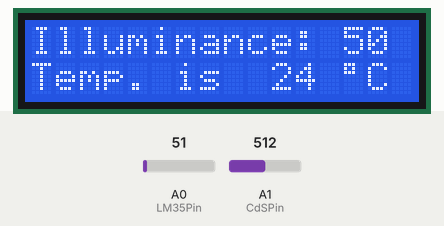
A sketch run on a simulated Arduino Uno, built with avr-gcc and run on an emulated ATmega328P. Shown: 16×2 character LCD. Inputs (shaded band) come from the test bench; at power-on: A0 (LM35Pin) = 51, A1 (CdSPin) = 512.

Above: at 4.3 s.
4.4 s: A0 (LM35Pin) set to 61
At 6.3 s:
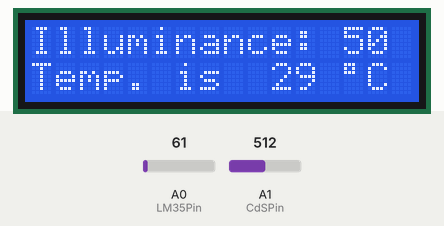
7.1 s: A1 (CdSPin) set to 716
At 8.1 s:
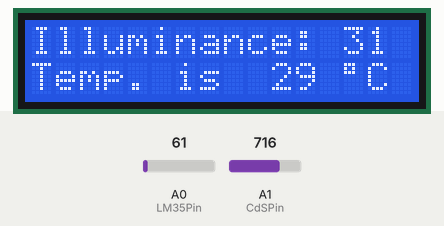
9.8 s: A0 (LM35Pin) set to 71
At 11.5 s:
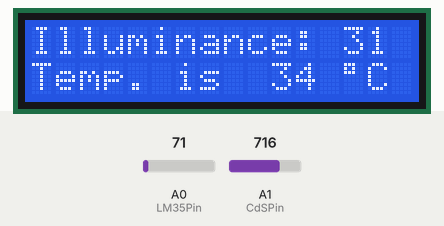
12.6 s: A1 (CdSPin) set to 900
At 14.5 s:
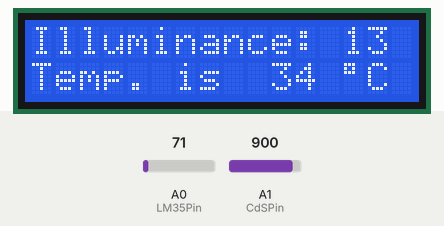
15.3 s: A0 (LM35Pin) set to 86
At 18.0 s:
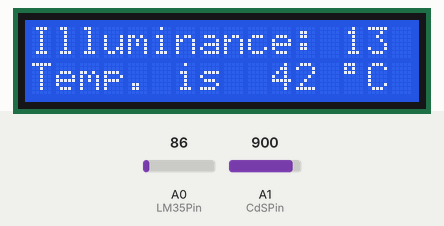
18.6 s: A1 (CdSPin) set to 1023
At 19.7 s:
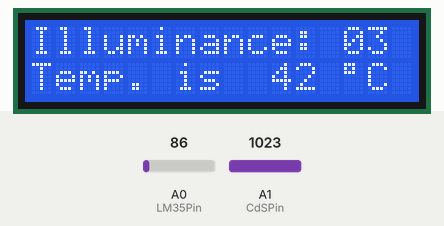
Timing chart, 0 to 21.6 s (numbered marks = the images above; inputs shaded):
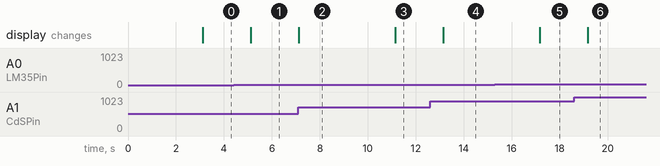

Measured:
- after the input at 4.4 s, the display: changes after 0.72 s (image 1)
- after the input at 7.1 s, the display: changes at once (image 2)
- after the input at 9.8 s, the display: changes after 1.3 s (image 3)
- after the input at 12.6 s, the display: changes after 0.55 s (image 4)
- after the input at 15.3 s, the display: changes after 1.9 s (image 5)
- after the input at 18.6 s, the display: changes after 0.56 s (image 6)

The sketch:

AR10_cds_lm35.ino
```cpp
/*
 예제 6.3
 LM35를 이용한 온도 측정
 */

// I2C 통신 라이브러리 설정
#include <Wire.h>
// I2C LCD 라리브러리 설정
#include <LiquidCrystal_I2C.h>

// LCD I2C address 설정
// PCF8574:0x27, PCF8574A:0x3F
LiquidCrystal_I2C lcd(0x27,16,2);

// 0번 아날로그핀을 LM35 입력으로 설정한다.
const int LM35Pin = 0;
const int CdSPin = 1;
void setup() {

  // 16X2 LCD 모듈 설정하고 백라이트를 켠다.
  lcd.init(); // LCD 설정
  lcd.backlight();

  // 메세지를 표시한다.
  lcd.print("ex 6.3");
  lcd.setCursor(0,1);
  lcd.print("Checking Temp.");

  // 3초동안 메세지를 표시한다.
  delay(3000);

  // 모든 메세지를 삭체한 뒤
  // 숫자를 제외한 부분들을 미리 출력시킨다.
  lcd.clear();
  lcd.setCursor(0,0);
  lcd.print("Illuminance: ");
  lcd.setCursor(0,1);
  lcd.print("Temp. is ");

  //LCD 문자표에서 '°' 기호를 직접 써준다
  lcd.setCursor(13,1);
  lcd.write(B11011111); // '°' 기호 문자코드
  lcd.setCursor(14,1);
  lcd.print("C"); // 'C'를 표시한다.
}

void loop(){
  int adcValue; // 실제 센서로부터 읽은 값 (0~1023)
  int adcValue1;
  long temp; // 현재의 온도
  int illuminance;

  // LM35의 Vout을 읽는다.
  adcValue = analogRead(LM35Pin);
  adcValue1 = analogRead(CdSPin);
  // 온도값으로 환산한다. 오버플로우 방지를 위하여 500L로 표시한다.
  // 500L의 경우 500을 32비트 long 형태의 숫자로 나타내 준다.
  temp = (adcValue * 500L) / 1023;
  illuminance = map(adcValue1, 0, 1023, 100, 0);

  // 전에 표시했던 내용을 지우고 LCD에 ADC 값과 온도를 출력한다.
  // 지우지 않으면 이전에 표시했던 값이 남게 된다.

  // ADC 값을 표시한다
  lcd.setCursor(13,0);
  lcd.print(illuminance);

  // 전에 표시했던 내용을 지운다.

  // 온도를 표시한다
  lcd.setCursor(10,1);
  lcd.print(temp);

  delay(2000);
}
```
